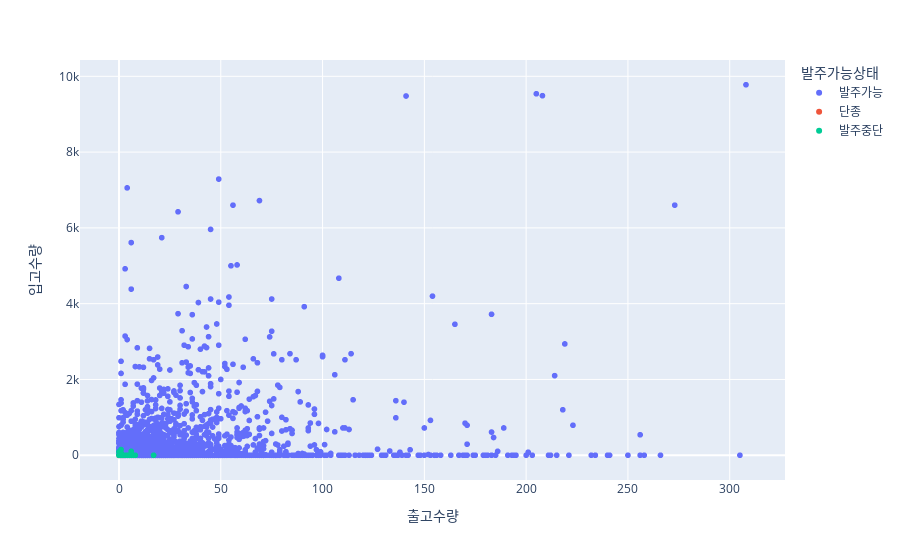

The notebook cell this image was saved under:
### Code cell
px.scatter(df1, x = '출고수량', y = '입고수량', color = '발주가능상태')

### Figure 1 — Plotly figure (JSON) as saved in the notebook; plotly's stock layout.template omitted (floating-point values rounded to 4 significant figures; data arrays with more than 128 entries replaced by an {"elided": "..."} marker saying what was removed)
{"data": [{"hovertemplate": "발주가능상태=발주가능<br>출고수량=%{x}<br>입고수량=%{y}<extra></extra>", "legendgroup": "발주가능", "marker": {"color": "#636efa", "symbol": "circle"}, "mode": "markers", "name": "발주가능", "showlegend": true, "type": "scattergl", "x": {"elided": "14700 int values"}, "xaxis": "x", "y": {"elided": "14700 int values"}, "yaxis": "y"}, {"hovertemplate": "발주가능상태=단종<br>출고수량=%{x}<br>입고수량=%{y}<extra></extra>", "legendgroup": "단종", "marker": {"color": "#EF553B", "symbol": "circle"}, "mode": "markers", "name": "단종", "showlegend": true, "type": "scattergl", "x": {"elided": "259 int values"}, "xaxis": "x", "y": {"elided": "259 int values"}, "yaxis": "y"}, {"hovertemplate": "발주가능상태=발주중단<br>출고수량=%{x}<br>입고수량=%{y}<extra></extra>", "legendgroup": "발주중단", "marker": {"color": "#00cc96", "symbol": "circle"}, "mode": "markers", "name": "발주중단", "showlegend": true, "type": "scattergl", "x": [0, 0, 0, 0, 0, 1, 1, 2, 1, 1, 17, 1, 1, 0, 0, 5, 0, 6, 7, 1, 0, 1, 4, 5, 0, 6, 6, 1, 6, 1, 6, 8, 0, 5, 1, 1, 3, 6, 5, 4, 5], "xaxis": "x", "y": [0, 0, 0, 0, 90, 150, 0, 0, 0, 0, 0, 0, 0, 0, 0, 0, 0, 104, 0, 0, 0, 0, 0, 0, 0, 0, 0, 0, 0, 0, 64, 0, 0, 0, 30, 70, 0, 56, 0, 0, 0], "yaxis": "y"}], "layout": {"autosize": true, "legend": {"title": {"text": "발주가능상태"}, "tracegroupgap": 0}, "margin": {"t": 60}, "xaxis": {"anchor": "y", "autorange": true, "domain": [0, 1], "range": [-18.71, 326.7], "title": {"text": "출고수량"}, "type": "linear"}, "yaxis": {"anchor": "x", "autorange": true, "domain": [0, 1], "range": [-757.0, 10530.0], "title": {"text": "입고수량"}, "type": "linear"}}}
